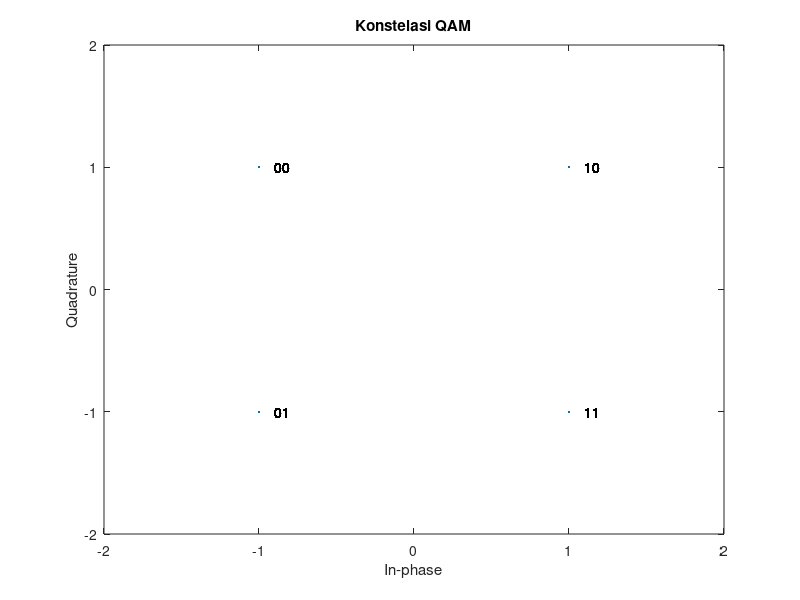
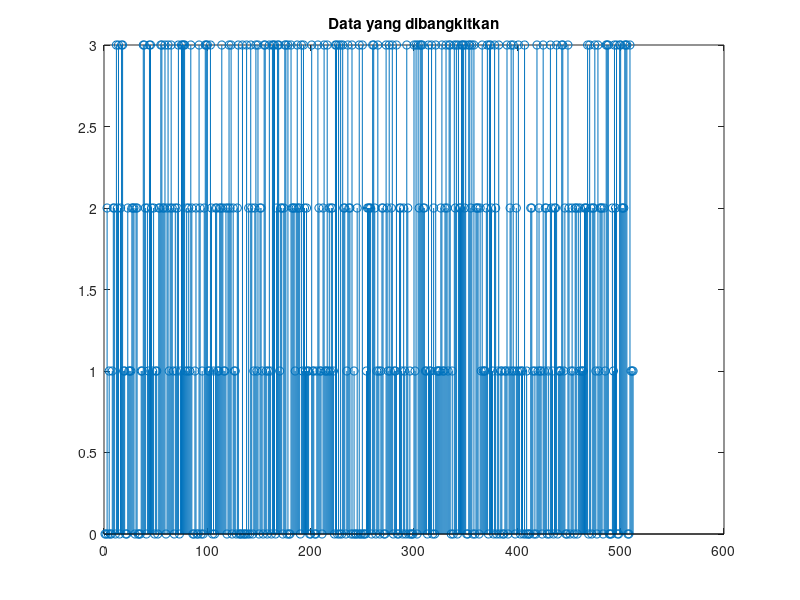
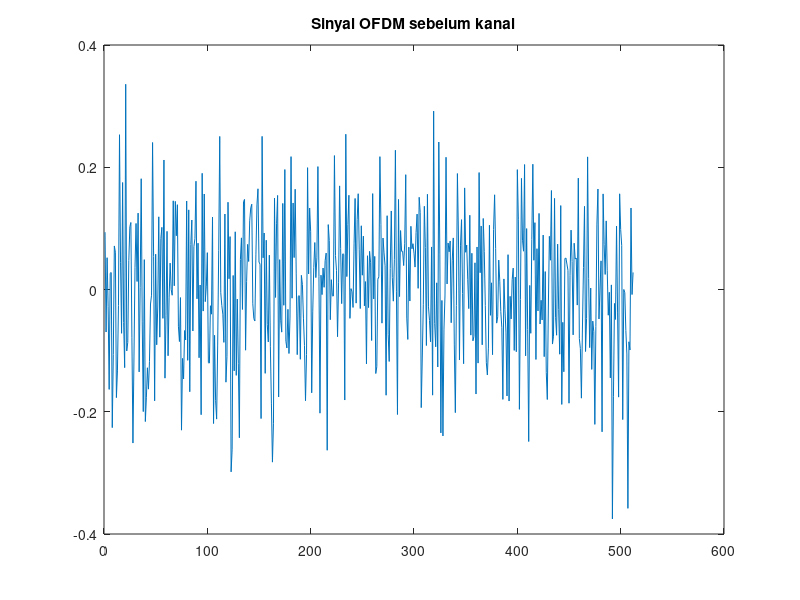
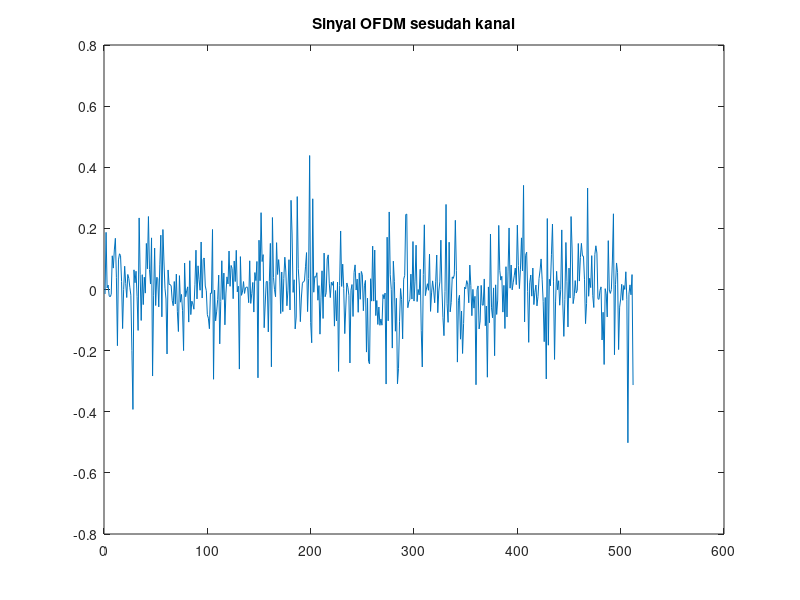

Reproduce these figures in MATLAB, in order.
clear
clc
close all
% Deklarasi %%

%Bit = 2560 %Jumlah Bit
Bit = 2048  %Jumlah Bit
M   = 4     %Order Modulasi
N   = 128   %Jumlah SubCarrier
I   = 4     %Interval Pilot
E   = 2     %Energi Pilot
SNR = 0: 1: 40;

% ---- SISI PENGIRIM ---- %
% Pembangkitan Data Input %%
TS_QAM = Bit/M;
GenBit = randi([0 (M-1)],TS_QAM,1);

% QAM %
SimbolQAM = qammod(GenBit,M); % Kompleks

%PLOT MODULASI QAM%

scatterplot(SimbolQAM)
text(real(SimbolQAM)+0.1, imag(SimbolQAM), dec2bin(GenBit));
axis([-2 2 -2 2]);
title('Konstelasi QAM')

figure(2)
stem(GenBit)
title('Data yang dibangkitkan')

% --- Proses "Pilot Insertion" MULAI --- %
% pilot = randi([2 2],1,(length(SimbolQAM)/I));
[acb,ack] = size(SimbolQAM);
% [bcb,bck] = size(pilot);
z_a = 1;
z_b = 1; 

%SimbolQAM2 = SimbolQAM'
% pilot2 = pilot';
data_pilot = SimbolQAM;

Lokasi_Pilot = 1:I:acb;
data_pilot(Lokasi_Pilot,:) = E * data_pilot(Lokasi_Pilot,:);

% for i=0:acb+bck
%   if mod(i,acb/bck) == 0 
%       data_pilot(Lokasi_Pilot,:) = E * data_pilot(Lokasi_Pilot,:);
%     if z_b ~= bck
%       data_pilot(i,:) = pilot(z_b,:)
%       z_b = z_b + 1;
%     end
%   else
%     data_pilot(i,:) = SimbolQAM2(z_a,:)
%     z_a = z_a + 1;
%   end
% end
% ukuran variable data_pilot = pilot + SimbolQAM2 = 64 + 256 = 319

% --- OFDM --- %
% QAM_PER_SC = acb/N;
NSymbol = TS_QAM / N;     % Jumlah simbol OFDM = Jumlah Simbol QAM / Subc

pardata = reshape(data_pilot',N,NSymbol);
dataIFFT= ifft(pardata,N);

% plot(1:length(dataIFFT),dataIFFT)
%Paralel to serial%
xt = reshape(dataIFFT,1,[]);    % SINYAL OFDM
%Plot Sinyal OFDM
figure(3)
plot(1:length(xt),xt)
title('Sinyal OFDM sebelum kanal')

% --- Penambahan CP --- %


% ---- KANAL ---- %
h = 1/sqrt(2)*[randn(1,length(xt)) + j*randn(1,length(xt))]; 

% ---- SINYAL TERIMA --- %
rx = h.*xt;

figure(4)
plot(1:length(rx),rx)
title('Sinyal OFDM sesudah kanal')
